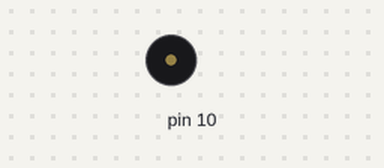
The sketch below on a simulated Arduino Uno, built with avr-gcc and run on an emulated ATmega328P. Shown: buzzer (waves = sounding).

Above: at 0.5 s.
Timing chart, 0 to 3.0 s (numbered marks = the images above):
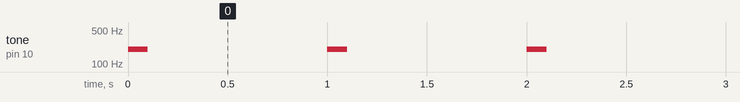

Measured:
- by itself, tone on pin 10: alternates 200 Hz for 0.10 s and silent for 0.90 s

The sketch:

buzzer.ino
```cpp
void setup()
{
  pinMode(10, OUTPUT);
}

void loop()
{
  // tone(pin number, pitch, sound length)
  tone(10, 200, 100);
  delay(1000); // Wait for 1000 millisecond(s)
}
```
